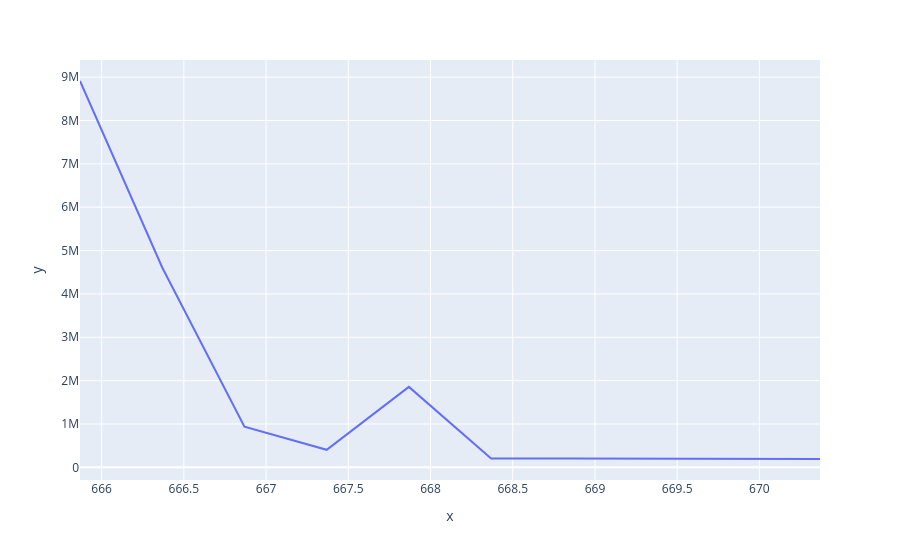

Here is the notebook cell this chart was saved with:
### Code cell
n = 10
px.line(x=bin_edges[:n], y=hist[:n])

### Figure 1 — Plotly figure (JSON) as saved in the notebook; plotly's stock layout.template omitted (floating-point values rounded to 4 significant figures)
{"data": [{"hovertemplate": "x=%{x}<br>y=%{y}<extra></extra>", "legendgroup": "", "line": {"color": "#636efa", "dash": "solid"}, "marker": {"symbol": "circle"}, "mode": "lines", "name": "", "orientation": "v", "showlegend": false, "type": "scatter", "x": [665.9, 666.4, 666.9, 667.4, 667.9, 668.4, 668.9, 669.4, 669.9, 670.4], "xaxis": "x", "y": [8911449, 4609672, 939283, 403720, 1855526, 206492, 201294, 192563, 193868, 192118], "yaxis": "y"}], "layout": {"legend": {"tracegroupgap": 0}, "margin": {"t": 60}, "xaxis": {"anchor": "y", "domain": [0, 1], "title": {"text": "x"}}, "yaxis": {"anchor": "x", "domain": [0, 1], "title": {"text": "y"}}}}
